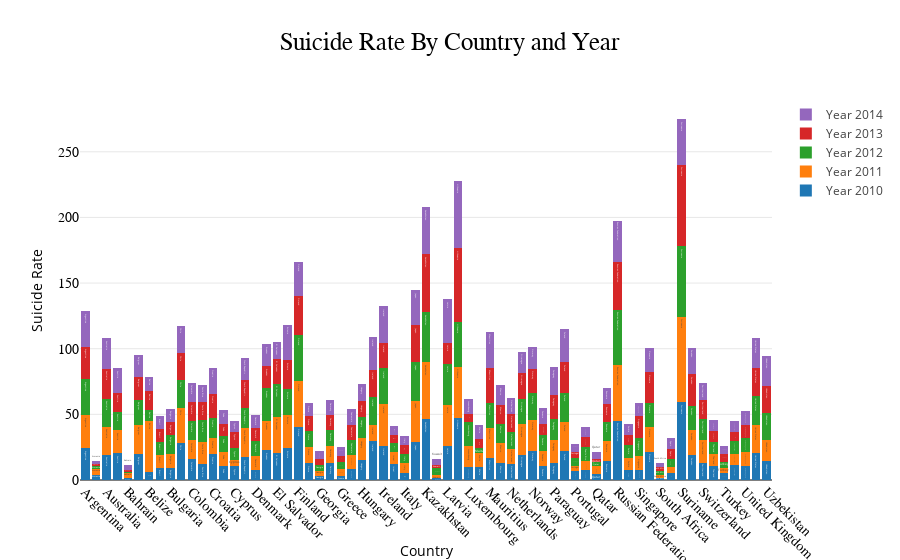

Notebook cell for this chart:
### Code cell
# Plot suicide rate in bar chart by country and years with plotly.graph_objs.Bar

data = [
    go.Bar(
        x=suiyears['Country'],
        y=suiyears['2010'],
        name='Year 2010',
        text = suiyears['Country']
    ),
    go.Bar(
        x=suiyears['Country'], 
        y=suiyears['2011'],
        name='Year 2011',
        text = suiyears['Country']
    ),
    go.Bar(
       x=suiyears['Country'], 
        y=suiyears['2012'],
        name='Year 2012',
        text = suiyears['Country']
    ),
    go.Bar(
        x=suiyears['Country'], 
        y=suiyears['2013'],
        name='Year 2013',
        text = suiyears['Country']
    ),
    go.Bar(
        x=suiyears['Country'], 
        y=suiyears['2014'],
        name='Year 2014',
        text = suiyears['Country']
    )
    

]

layout = go.Layout(
    barmode='stack',
    title='Suicide Rate By Country and Year',
    titlefont = dict(
        size = 25,
        color = 'Black',
            family='Old Standard TT, serif',        
    ),
    xaxis=go.layout.XAxis(
        tickangle= 45,
        color = 'Black',
        title = "Country",
        tickfont=dict(
            family='Old Standard TT, serif',
            size=14,
            color='black'
                    ),
    ),
     yaxis= dict(
         color = 'black',
         title = "Suicide Rate",
         tickfont=dict(
            family='Old Standard TT, serif',
            size=14,
            color='black'
                    ),
    ),
)

fig = go.Figure(data=data, layout=layout)
pyo.iplot(fig)

### Figure 1 — Plotly figure (JSON) as saved in the notebook; plotly's stock layout.template omitted (floating-point values rounded to 4 significant figures)
{"data": [{"name": "Year 2010", "text": ["Argentina", "Armenia", "Australia", "Austria", "Bahrain", "Belgium", "Belize", "Brazil", "Bulgaria", "Chile", "Colombia", "Costa Rica", "Croatia", "Cuba", "Cyprus", "Czech Republic", "Denmark", "Ecuador", "El Salvador", "Estonia", "Finland", "France", "Georgia", "Germany", "Greece", "Guatemala", "Hungary", "Iceland", "Ireland", "Israel", "Italy", "Japan", "Kazakhstan", "Kuwait", "Latvia", "Lithuania", "Luxembourg", "Malta", "Mauritius", "Mexico", "Netherlands", "Nicaragua", "Norway", "Panama", "Paraguay", "Poland", "Portugal", "Puerto Rico", "Qatar", "Romania", "Russian Federation", "Serbia", "Singapore", "Slovenia", "South Africa", "Spain", "Suriname", "Sweden", "Switzerland", "Thailand", "Turkey", "Turkmenistan", "United Kingdom", "United States", "Uzbekistan"], "type": "bar", "uid": "2d9e56a1-2e18-46a4-ad2d-d4e7027c175e", "x": ["Argentina", "Armenia", "Australia", "Austria", "Bahrain", "Belgium", "Belize", "Brazil", "Bulgaria", "Chile", "Colombia", "Costa Rica", "Croatia", "Cuba", "Cyprus", "Czech Republic", "Denmark", "Ecuador", "El Salvador", "Estonia", "Finland", "France", "Georgia", "Germany", "Greece", "Guatemala", "Hungary", "Iceland", "Ireland", "Israel", "Italy", "Japan", "Kazakhstan", "Kuwait", "Latvia", "Lithuania", "Luxembourg", "Malta", "Mauritius", "Mexico", "Netherlands", "Nicaragua", "Norway", "Panama", "Paraguay", "Poland", "Portugal", "Puerto Rico", "Qatar", "Romania", "Russian Federation", "Serbia", "Singapore", "Slovenia", "South Africa", "Spain", "Suriname", "Sweden", "Switzerland", "Thailand", "Turkey", "Turkmenistan", "United Kingdom", "United States", "Uzbekistan"], "y": [24.24, 3.91, 18.97, 20.35, 1.24, 19.71, 6.18, 9.4, 9.29, 28.3, 15.73, 11.99, 19.63, 10.53, 10.61, 17.29, 7.87, 23, 20.66, 24.29, 40.48, 12.84, 3.13, 13.02, 3.15, 8.72, 15.42, 29.47, 25.9, 12.22, 5.67, 29.24, 46.39, 1.25, 25.89, 47.21, 9.75, 10.27, 17, 12.83, 11.98, 19.05, 22.33, 10.4, 12.98, 22.1, 6.69, 7.58, 4.22, 14.49, 44.75, 7.74, 7.85, 21.53, 1.71, 5.01, 59.23, 18.71, 13.24, 10.44, 5.26, 11.59, 10.79, 20.67, 14.38]}, {"name": "Year 2011", "text": ["Argentina", "Armenia", "Australia", "Austria", "Bahrain", "Belgium", "Belize", "Brazil", "Bulgaria", "Chile", "Colombia", "Costa Rica", "Croatia", "Cuba", "Cyprus", "Czech Republic", "Denmark", "Ecuador", "El Salvador", "Estonia", "Finland", "France", "Georgia", "Germany", "Greece", "Guatemala", "Hungary", "Iceland", "Ireland", "Israel", "Italy", "Japan", "Kazakhstan", "Kuwait", "Latvia", "Lithuania", "Luxembourg", "Malta", "Mauritius", "Mexico", "Netherlands", "Nicaragua", "Norway", "Panama", "Paraguay", "Poland", "Portugal", "Puerto Rico", "Qatar", "Romania", "Russian Federation", "Serbia", "Singapore", "Slovenia", "South Africa", "Spain", "Suriname", "Sweden", "Switzerland", "Thailand", "Turkey", "Turkmenistan", "United Kingdom", "United States", "Uzbekistan"], "type": "bar", "uid": "d6dfc879-171c-4a88-b99d-902ac598451c", "x": ["Argentina", "Armenia", "Australia", "Austria", "Bahrain", "Belgium", "Belize", "Brazil", "Bulgaria", "Chile", "Colombia", "Costa Rica", "Croatia", "Cuba", "Cyprus", "Czech Republic", "Denmark", "Ecuador", "El Salvador", "Estonia", "Finland", "France", "Georgia", "Germany", "Greece", "Guatemala", "Hungary", "Iceland", "Ireland", "Israel", "Italy", "Japan", "Kazakhstan", "Kuwait", "Latvia", "Lithuania", "Luxembourg", "Malta", "Mauritius", "Mexico", "Netherlands", "Nicaragua", "Norway", "Panama", "Paraguay", "Poland", "Portugal", "Puerto Rico", "Qatar", "Romania", "Russian Federation", "Serbia", "Singapore", "Slovenia", "South Africa", "Spain", "Suriname", "Sweden", "Switzerland", "Thailand", "Turkey", "Turkmenistan", "United Kingdom", "United States", "Uzbekistan"], "y": [25.06, 4.39, 21.63, 17.55, 4.27, 22.35, 38.78, 9.95, 10.75, 26.62, 14.37, 17.33, 11.99, 10.98, 4.46, 22.14, 10.53, 22.32, 27.36, 25.46, 34.75, 12.64, 3.74, 12.66, 5.31, 10.39, 16.64, 12.66, 32.25, 8.83, 7.06, 31.27, 43.6, 2.4, 31.42, 38.79, 16.11, 10.45, 22.95, 15.57, 11.96, 23.4, 23.75, 11.82, 17.73, 22, 4.17, 6.59, 6.53, 15.1, 43.05, 9.01, 10.09, 18.85, 2.16, 4.81, 65.01, 19.22, 17.27, 9.25, 4.11, 8.53, 10.67, 21.5, 16.24]}, {"name": "Year 2012", "text": ["Argentina", "Armenia", "Australia", "Austria", "Bahrain", "Belgium", "Belize", "Brazil", "Bulgaria", "Chile", "Colombia", "Costa Rica", "Croatia", "Cuba", "Cyprus", "Czech Republic", "Denmark", "Ecuador", "El Salvador", "Estonia", "Finland", "France", "Georgia", "Germany", "Greece", "Guatemala", "Hungary", "Iceland", "Ireland", "Israel", "Italy", "Japan", "Kazakhstan", "Kuwait", "Latvia", "Lithuania", "Luxembourg", "Malta", "Mauritius", "Mexico", "Netherlands", "Nicaragua", "Norway", "Panama", "Paraguay", "Poland", "Portugal", "Puerto Rico", "Qatar", "Romania", "Russian Federation", "Serbia", "Singapore", "Slovenia", "South Africa", "Spain", "Suriname", "Sweden", "Switzerland", "Thailand", "Turkey", "Turkmenistan", "United Kingdom", "United States", "Uzbekistan"], "type": "bar", "uid": "b575a25c-632f-409d-9ab4-fab3d414a0d5", "x": ["Argentina", "Armenia", "Australia", "Austria", "Bahrain", "Belgium", "Belize", "Brazil", "Bulgaria", "Chile", "Colombia", "Costa Rica", "Croatia", "Cuba", "Cyprus", "Czech Republic", "Denmark", "Ecuador", "El Salvador", "Estonia", "Finland", "France", "Georgia", "Germany", "Greece", "Guatemala", "Hungary", "Iceland", "Ireland", "Israel", "Italy", "Japan", "Kazakhstan", "Kuwait", "Latvia", "Lithuania", "Luxembourg", "Malta", "Mauritius", "Mexico", "Netherlands", "Nicaragua", "Norway", "Panama", "Paraguay", "Poland", "Portugal", "Puerto Rico", "Qatar", "Romania", "Russian Federation", "Serbia", "Singapore", "Slovenia", "South Africa", "Spain", "Suriname", "Sweden", "Switzerland", "Thailand", "Turkey", "Turkmenistan", "United Kingdom", "United States", "Uzbekistan"], "y": [27.43, 2.74, 20.99, 13.91, 0.9, 18.92, 8.68, 9.67, 14.29, 21.35, 15.07, 16.31, 15.67, 12.28, 9.09, 15.5, 11.41, 24.72, 24.93, 19.38, 35.1, 12.01, 4.19, 12.28, 5.18, 11.17, 15.81, 21.1, 26.93, 7.42, 7.43, 29.35, 37.71, 5.43, 31.22, 34.49, 18.3, 3.49, 18.87, 14.62, 12.59, 18.96, 19.81, 11.69, 15.67, 22.52, 5.96, 11.15, 2.63, 14.89, 41.4, 9.89, 13.75, 18.6, 3.01, 6.53, 53.91, 18.71, 15.72, 9.25, 4.39, 9.73, 10.39, 21.66, 20.56]}, {"name": "Year 2013", "text": ["Argentina", "Armenia", "Australia", "Austria", "Bahrain", "Belgium", "Belize", "Brazil", "Bulgaria", "Chile", "Colombia", "Costa Rica", "Croatia", "Cuba", "Cyprus", "Czech Republic", "Denmark", "Ecuador", "El Salvador", "Estonia", "Finland", "France", "Georgia", "Germany", "Greece", "Guatemala", "Hungary", "Iceland", "Ireland", "Israel", "Italy", "Japan", "Kazakhstan", "Kuwait", "Latvia", "Lithuania", "Luxembourg", "Malta", "Mauritius", "Mexico", "Netherlands", "Nicaragua", "Norway", "Panama", "Paraguay", "Poland", "Portugal", "Puerto Rico", "Qatar", "Romania", "Russian Federation", "Serbia", "Singapore", "Slovenia", "South Africa", "Spain", "Suriname", "Sweden", "Switzerland", "Thailand", "Turkey", "Turkmenistan", "United Kingdom", "United States", "Uzbekistan"], "type": "bar", "uid": "4c3ee057-b5f0-4d7f-8ae9-9074abda067d", "x": ["Argentina", "Armenia", "Australia", "Austria", "Bahrain", "Belgium", "Belize", "Brazil", "Bulgaria", "Chile", "Colombia", "Costa Rica", "Croatia", "Cuba", "Cyprus", "Czech Republic", "Denmark", "Ecuador", "El Salvador", "Estonia", "Finland", "France", "Georgia", "Germany", "Greece", "Guatemala", "Hungary", "Iceland", "Ireland", "Israel", "Italy", "Japan", "Kazakhstan", "Kuwait", "Latvia", "Lithuania", "Luxembourg", "Malta", "Mauritius", "Mexico", "Netherlands", "Nicaragua", "Norway", "Panama", "Paraguay", "Poland", "Portugal", "Puerto Rico", "Qatar", "Romania", "Russian Federation", "Serbia", "Singapore", "Slovenia", "South Africa", "Spain", "Suriname", "Sweden", "Switzerland", "Thailand", "Turkey", "Turkmenistan", "United Kingdom", "United States", "Uzbekistan"], "y": [24.89, 1.23, 23.06, 14.44, 0.91, 17.51, 14.13, 9.58, 9.64, 20.09, 14.05, 13.46, 18.57, 8.78, 12.72, 21.08, 9.69, 16.8, 19.21, 21.91, 29.89, 11.16, 4.64, 11.35, 4.98, 11.87, 11.94, 20.65, 19.57, 5.65, 6.51, 28.22, 44.35, 2.04, 15.84, 55.96, 5.93, 6.98, 26.14, 14.09, 13.46, 20.27, 19.02, 8.49, 18.31, 23.03, 4.44, 7.37, 2.81, 13.14, 37.06, 7.41, 17.18, 23.06, 2.93, 7.64, 61.86, 23.82, 14.52, 8.54, 6.07, 6.57, 9.94, 21.66, 20.72]}, {"name": "Year 2014", "text": ["Argentina", "Armenia", "Australia", "Austria", "Bahrain", "Belgium", "Belize", "Brazil", "Bulgaria", "Chile", "Colombia", "Costa Rica", "Croatia", "Cuba", "Cyprus", "Czech Republic", "Denmark", "Ecuador", "El Salvador", "Estonia", "Finland", "France", "Georgia", "Germany", "Greece", "Guatemala", "Hungary", "Iceland", "Ireland", "Israel", "Italy", "Japan", "Kazakhstan", "Kuwait", "Latvia", "Lithuania", "Luxembourg", "Malta", "Mauritius", "Mexico", "Netherlands", "Nicaragua", "Norway", "Panama", "Paraguay", "Poland", "Portugal", "Puerto Rico", "Qatar", "Romania", "Russian Federation", "Serbia", "Singapore", "Slovenia", "South Africa", "Spain", "Suriname", "Sweden", "Switzerland", "Thailand", "Turkey", "Turkmenistan", "United Kingdom", "United States", "Uzbekistan"], "type": "bar", "uid": "72d5ea6b-dcbf-453f-b7e8-5273c453e190", "x": ["Argentina", "Armenia", "Australia", "Austria", "Bahrain", "Belgium", "Belize", "Brazil", "Bulgaria", "Chile", "Colombia", "Costa Rica", "Croatia", "Cuba", "Cyprus", "Czech Republic", "Denmark", "Ecuador", "El Salvador", "Estonia", "Finland", "France", "Georgia", "Germany", "Greece", "Guatemala", "Hungary", "Iceland", "Ireland", "Israel", "Italy", "Japan", "Kazakhstan", "Kuwait", "Latvia", "Lithuania", "Luxembourg", "Malta", "Mauritius", "Mexico", "Netherlands", "Nicaragua", "Norway", "Panama", "Paraguay", "Poland", "Portugal", "Puerto Rico", "Qatar", "Romania", "Russian Federation", "Serbia", "Singapore", "Slovenia", "South Africa", "Spain", "Suriname", "Sweden", "Switzerland", "Thailand", "Turkey", "Turkmenistan", "United Kingdom", "United States", "Uzbekistan"], "y": [27.15, 2.18, 23.2, 18.73, 3.97, 16.71, 11.03, 9.88, 10.11, 21.1, 14.61, 13.33, 19.71, 10.81, 8.35, 16.89, 10.35, 16.39, 13.08, 27.29, 25.84, 9.82, 6.53, 11.79, 6.16, 11.84, 13.51, 25.24, 27.75, 7.17, 7.13, 26.75, 35.67, 4.78, 33.13, 51, 11.99, 10.89, 28.09, 15.19, 12.51, 15.87, 16.27, 12.59, 21.46, 25.5, 6.45, 7.76, 5.35, 12.08, 31.4, 8.85, 9.7, 18.16, 3.41, 8.2, 34.96, 20.31, 12.82, 7.87, 5.82, 8.27, 10.54, 22.57, 22.69]}], "layout": {"barmode": "stack", "title": {"font": {"color": "Black", "family": "Old Standard TT, serif", "size": 25}, "text": "Suicide Rate By Country and Year"}, "xaxis": {"color": "Black", "tickangle": 45, "tickfont": {"color": "black", "family": "Old Standard TT, serif", "size": 14}, "title": {"text": "Country"}}, "yaxis": {"color": "black", "tickfont": {"color": "black", "family": "Old Standard TT, serif", "size": 14}, "title": {"text": "Suicide Rate"}}}}
